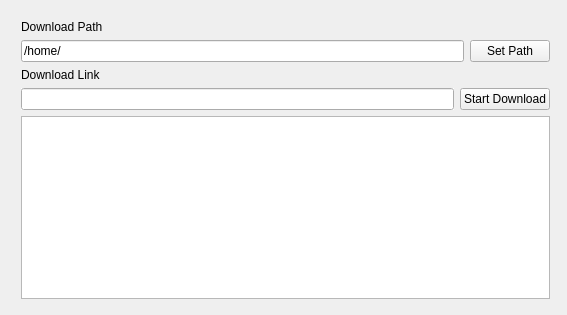
<?xml version="1.0" encoding="UTF-8"?>
<ui version="4.0">
 <class>MainWindow</class>
 <widget class="QMainWindow" name="MainWindow">
  <property name="geometry">
   <rect>
    <x>0</x>
    <y>0</y>
    <width>567</width>
    <height>315</height>
   </rect>
  </property>
  <property name="minimumSize">
   <size>
    <width>567</width>
    <height>315</height>
   </size>
  </property>
  <property name="maximumSize">
   <size>
    <width>567</width>
    <height>315</height>
   </size>
  </property>
  <property name="sizeIncrement">
   <size>
    <width>100</width>
    <height>0</height>
   </size>
  </property>
  <property name="windowTitle">
   <string>MainWindow</string>
  </property>
  <widget class="QWidget" name="centralWidget">
   <widget class="QWidget" name="">
    <property name="geometry">
     <rect>
      <x>10</x>
      <y>9</y>
      <width>551</width>
      <height>301</height>
     </rect>
    </property>
    <layout class="QGridLayout" name="gridLayout">
     <item row="0" column="0">
      <widget class="QLabel" name="label_2">
       <property name="text">
        <string>Download Path</string>
       </property>
      </widget>
     </item>
     <item row="1" column="0">
      <layout class="QHBoxLayout" name="horizontalLayout">
       <item>
        <widget class="QLineEdit" name="lineEdit_2">
         <property name="text">
          <string>/home/</string>
         </property>
        </widget>
       </item>
       <item>
        <widget class="QPushButton" name="pushButton_2">
         <property name="text">
          <string>Set Path</string>
         </property>
        </widget>
       </item>
      </layout>
     </item>
     <item row="2" column="0">
      <widget class="QLabel" name="label">
       <property name="text">
        <string>Download Link</string>
       </property>
      </widget>
     </item>
     <item row="3" column="0">
      <layout class="QHBoxLayout" name="horizontalLayout_2">
       <item>
        <widget class="QLineEdit" name="lineEdit">
         <property name="autoFillBackground">
          <bool>true</bool>
         </property>
        </widget>
       </item>
       <item>
        <widget class="QPushButton" name="pushButton">
         <property name="text">
          <string>Start Download</string>
         </property>
        </widget>
       </item>
      </layout>
     </item>
     <item row="4" column="0">
      <widget class="QTextEdit" name="textEdit"/>
     </item>
    </layout>
   </widget>
  </widget>
 </widget>
 <layoutdefault spacing="6" margin="11"/>
 <resources/>
 <connections/>
</ui>
